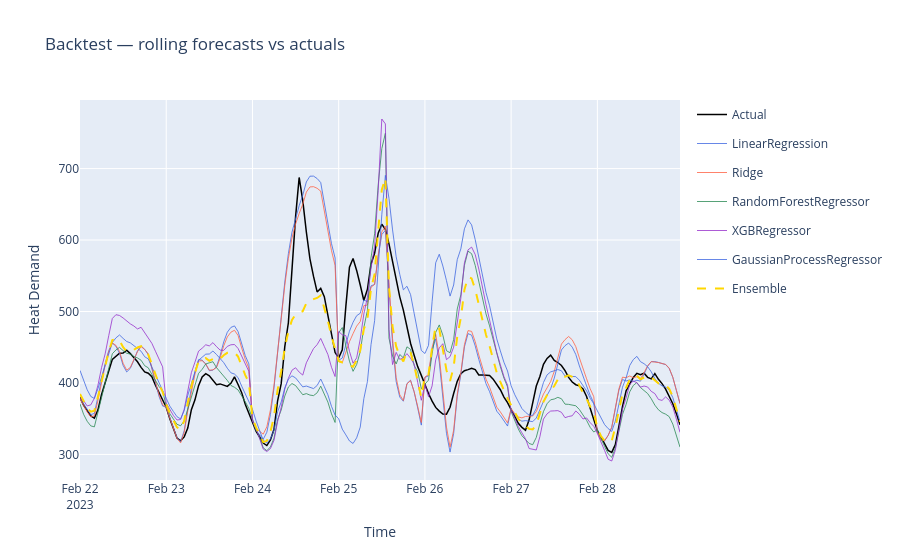

Write notebook code for a chart like this one.
### Code cell
plot_backtest(predictions_df)

### Figure 1 — Plotly figure (JSON) as saved in the notebook; plotly's stock layout.template omitted (floating-point values rounded to 4 significant figures; data arrays with more than 128 entries replaced by an {"elided": "..."} marker saying what was removed)
{"data": [{"line": {"color": "black", "width": 1.5}, "name": "Actual", "type": "scatter", "x": {"elided": "168 str values"}, "y": {"elided": "168 float values"}}, {"legendgroup": "LinearRegression", "line": {"color": "royalblue", "width": 1}, "name": "LinearRegression", "opacity": 0.8, "type": "scatter", "x": {"elided": "168 str values"}, "y": {"elided": "168 float values"}}, {"legendgroup": "Ridge", "line": {"color": "tomato", "width": 1}, "name": "Ridge", "opacity": 0.8, "type": "scatter", "x": {"elided": "168 str values"}, "y": {"elided": "168 float values"}}, {"legendgroup": "RandomForestRegressor", "line": {"color": "seagreen", "width": 1}, "name": "RandomForestRegressor", "opacity": 0.8, "type": "scatter", "x": {"elided": "168 str values"}, "y": {"elided": "168 float values"}}, {"legendgroup": "XGBRegressor", "line": {"color": "darkorchid", "width": 1}, "name": "XGBRegressor", "opacity": 0.8, "type": "scatter", "x": {"elided": "168 str values"}, "y": {"elided": "168 float values"}}, {"legendgroup": "GaussianProcessRegressor", "line": {"color": "royalblue", "width": 1}, "name": "GaussianProcessRegressor", "opacity": 0.8, "type": "scatter", "x": {"elided": "168 str values"}, "y": {"elided": "168 float values"}}, {"line": {"color": "gold", "dash": "dash", "width": 2}, "name": "Ensemble", "type": "scatter", "x": {"elided": "168 str values"}, "y": {"elided": "168 float values"}}], "layout": {"hovermode": "x unified", "title": {"text": "Backtest — rolling forecasts vs actuals"}, "xaxis": {"title": {"text": "Time"}}, "yaxis": {"title": {"text": "Heat Demand"}}}}
